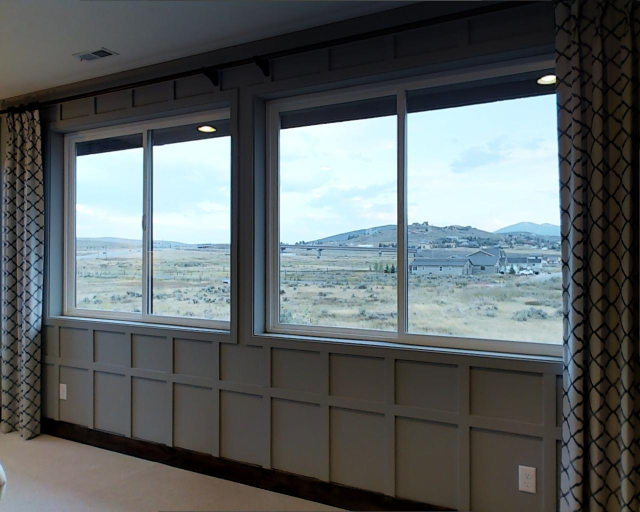
#> input picture tools/vis/parano/0.jpg, 1280 x 1024 px, found by its file name (shown at 1/2 size); its folder holds 4 pictures in this run
$ python paranomic.py
#> lines starting #> are read from the running program, lines starting #| are printed output that depends on the picture
import numpy as np
import matplotlib.pyplot as plt
# from mpl_toolkits.mplot3d import Axes3D
from PIL import Image

def load_image(image_file):
    img = Image.open(image_file)
#> img is the input picture: PIL image 1280x1024 RGB; mean R, G, B 93.2, 99.3, 100.5
    return np.array(img.convert("RGBA")) / 255

def plot_cylinder(images, radius=None, angle_gap=5):
    fig = plt.figure(figsize=(10,10))
    ax = fig.add_subplot(111, projection='3d')

    num_images = len(images)
    angle_interval = (360 - angle_gap * num_images) / num_images

    for idx, image_file in enumerate(images):
        # Load the image
        img = load_image(image_file)

        if radius is None:
            radius = img.shape[1] / (2 * np.pi)

        z_range = img.shape[0] * radius / img.shape[1]
#> z_range = 0.8

        # Generate cylinder coordinates
        theta = np.linspace(idx * (angle_interval + angle_gap), (idx + 1) * angle_interval + idx * angle_gap, img.shape[1], endpoint=False) * np.pi / 180
#> theta = 1280 values from 0 to 0.484
        z = np.linspace(0, z_range, img.shape[0])
#> z = 1024 values from 0 to 0.8
        theta_grid, z_grid = np.meshgrid(theta, z)
        x = radius * np.cos(theta_grid)
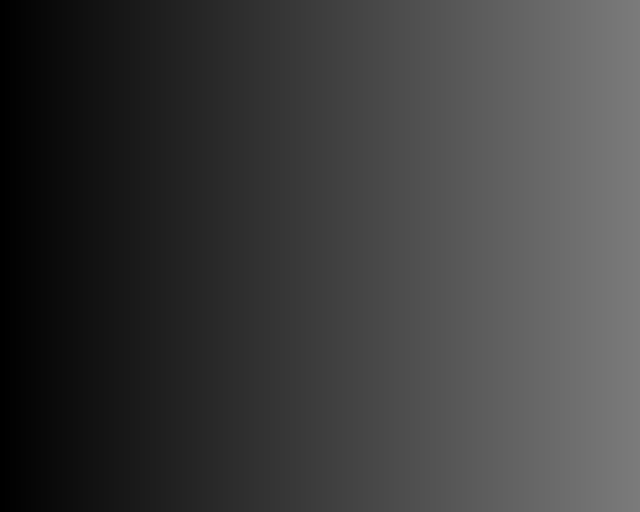
#> theta_grid: shape (1024, 1280) float64 (shown at 1/2 size); min 0, max 0.484, mean 0.242
        y = radius * np.sin(theta_grid)

        # Plot the image on the cylinder surface
        ax.plot_surface(x, y, z_grid, facecolors=img, shade=False)
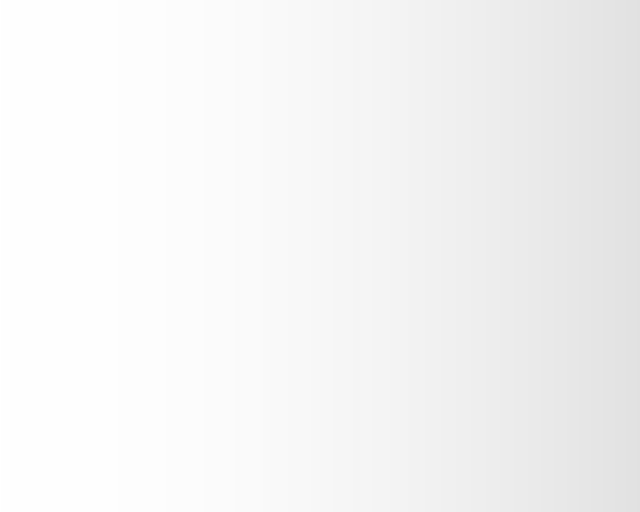
#> x: shape (1024, 1280) float64 (shown at 1/2 size); min 0.885, max 1, mean 0.961
#> pass 2 of the loop in plot_cylinder, `for idx, image_file in enumerate(images):`:
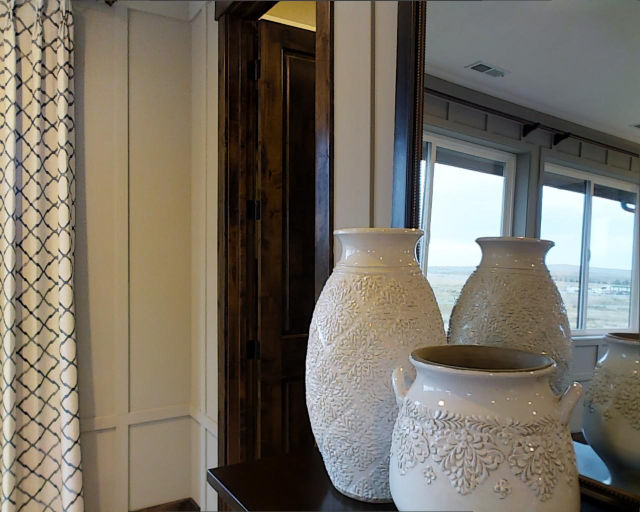
#> input picture tools/vis/parano/1.jpg, 1280 x 1024 px, found by its file name (shown at 1/2 size)
#> in load_image, img is the input picture: PIL image 1280x1024 RGB; mean R, G, B 118.9, 112.3, 101
#> in plot_cylinder, `x = radius * np.cos(theta_grid)`:
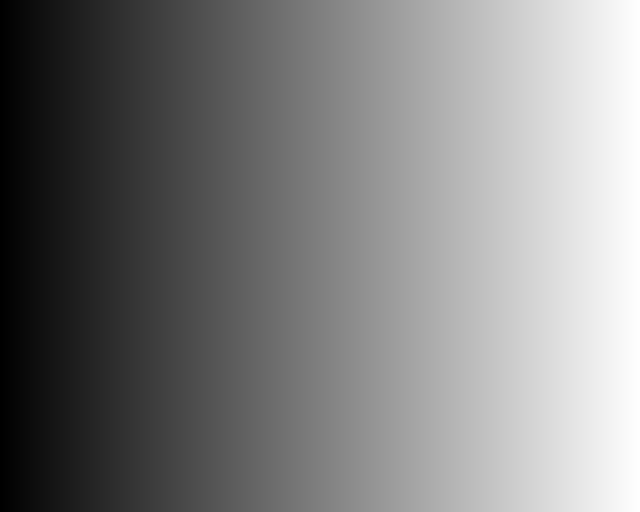
#> theta_grid: shape (1024, 1280) float64 (shown at 1/2 size); min 0.571, max 1.05, mean 0.813; drawn with min black and max white
#> in plot_cylinder, `ax.plot_surface(x, y, z_grid, facecolors=img, shade=False)`:
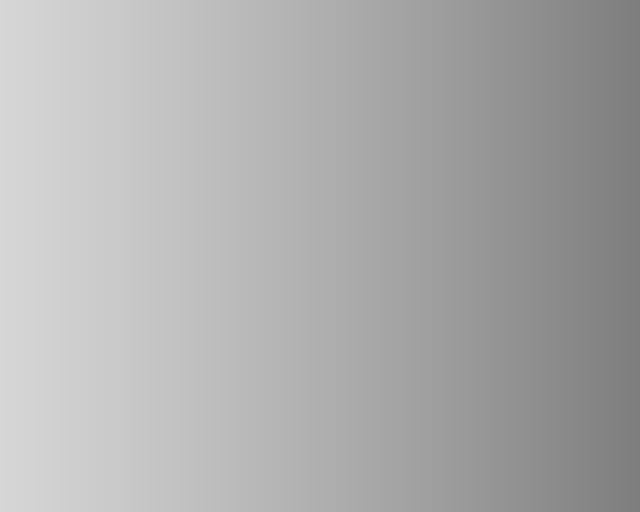
#> x: shape (1024, 1280) float64 (shown at 1/2 size); min 0.493, max 0.841, mean 0.681

    ax.set_axis_off()
    ax.set_box_aspect([1,1,z_range / (2 * radius)])

#     plt.show()
    plt.savefig("/home/liurui/mp3dbev/tools/vis/parano/rgb.png", transparent=True)


# Example usage:
image_num = 11
images = [f"/home/liurui/mp3dbev/tools/vis/parano/{i}.jpg" for i in range(image_num)]
# images = ['new/1.png', 'new/2.png', 'new/3.png', 'new/3.png', 'new/3.png', 'new/3.png']
# images = ['new/1.png']
#> (the run stopped early here; a loop or call above may not have finished)
